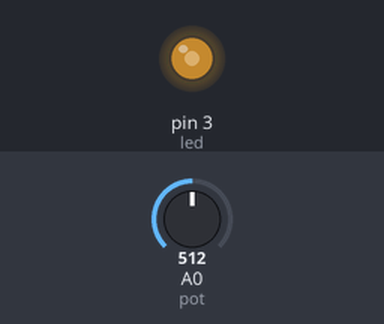
Simulated run of this sketch. Board: Arduino Nano, built with avr-gcc and run on an emulated ATmega328P. Parts: output pins drawn as LEDs (lit = HIGH). The inputs (shaded band) are chosen by the test bench; at power-on: A0 (pot) = 512.

Above: at 1.2 s.
1.3 s: A0 (pot) set to 716
At 2.0 s:
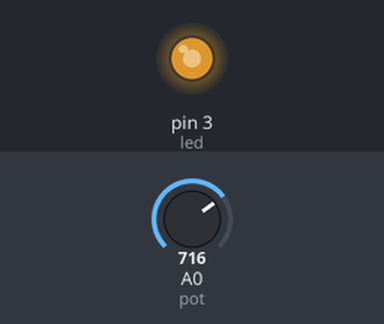
2.8 s: A0 (pot) set to 900
At 3.1 s:
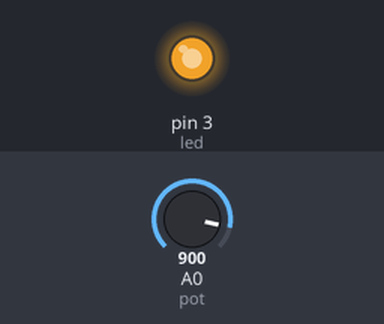
4.3 s: A0 (pot) set to 122
At 5.5 s:
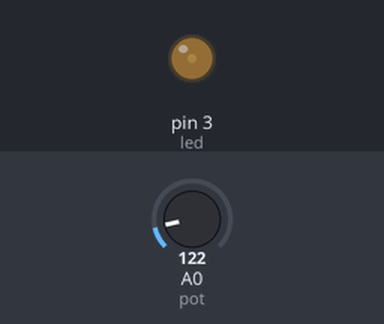
5.8 s: A0 (pot) set to 0
At 6.6 s:
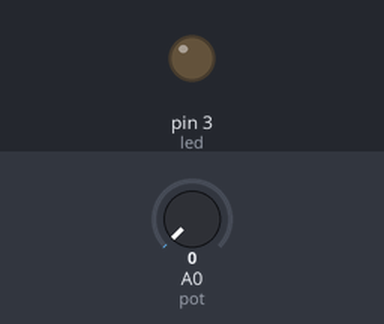
7.3 s: A0 (pot) set to 511
At 7.7 s:
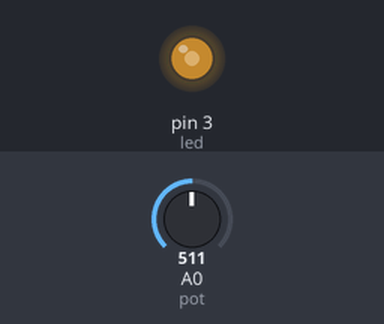
Timing chart, 0 to 9.8 s (numbered marks = the images above; inputs shaded):
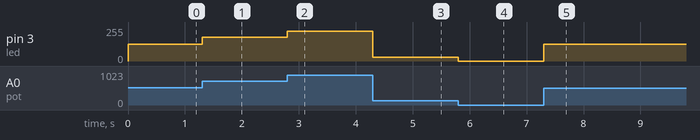

The sketch:

Project_19_2.ino
```cpp
/*
  keyestudio Nano Inventor Starter Kit
  Project 19.2 Dimming Lamp
  http://www.keyestudio.com
*/
int led = 3;		//Define LED to D3
int pot = A0;		//Definr pot to A0
void setup() {
  // put your setup code here, to run once:
  pinMode(led,OUTPUT);		//Set pin D3 to output
}

void loop() {
  // put your main code here, to run repeatedly:
  int value = analogRead(pot);
  int led_val = map(value,0,1023,0,255);  //Equally-proportionally convert the range of potentiometer analog value to the range we need
  analogWrite(led,led_val);
}
```

Measured:
- after the input at 1.3 s, pin 3 (led): 127/255 → 178/255 at once
- after the input at 2.8 s, pin 3 (led): 178/255 → 224/255 at once
- after the input at 4.3 s, pin 3 (led): 224/255 → 30/255 at once
- after the input at 5.8 s, pin 3 (led): 30/255 → 0/255 at once
- after the input at 7.3 s, pin 3 (led): 0/255 → 127/255 at once
